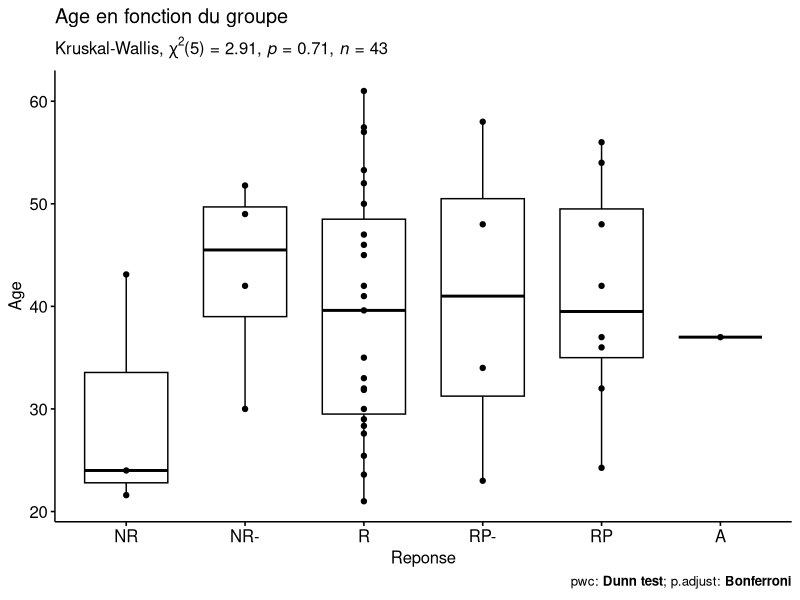

Reproduce this figure in R.
# Test stat kruskal Willis puis DUNN sur les Reponses en fct de l'age

library(openxlsx)
library(dplyr)
library(ggpubr)
library(rstatix)
library(ggplot2)

rm(list = ls())

data<- read.xlsx("data/unique_patient.xlsx")
data<- data[data$Reponse != "NC",] #supprime tout les NC

data %>% sample_n_by(Reponse, size = 1)
data <- data %>%
  reorder_levels(Reponse, order = c( "NR","NR-","R","RP-", "RP", "A"))
summary(data)

print(data %>% 
        group_by(Reponse) %>%
        get_summary_stats(`Age`, type = "common"))

# Test kruskal
res.kruskal <- data %>% kruskal_test(formula(paste0( 'Age'," ~ Reponse")))
print(res.kruskal)

# Taille de l’effet
print(data %>% kruskal_effsize(formula(paste0('Age'," ~ Reponse"))))

# Comparaisons par paires test de Dunn
pwc <- data %>% 
  dunn_test(formula(paste0('Age'," ~ Reponse")), p.adjust.method = "bonferroni") 
print(pwc)

# Visualisation : Boxplots avec p-values
pwc <- pwc %>% add_xy_position(x = "Reponse")
print(ggboxplot(data, x = "Reponse", y = 'Age') +
        geom_point()+
        stat_pvalue_manual(pwc, hide.ns = TRUE) +
        labs(title = "Age en fonction du groupe",
          subtitle = get_test_label(res.kruskal, detailed = TRUE),
          caption = get_pwc_label(pwc)))

